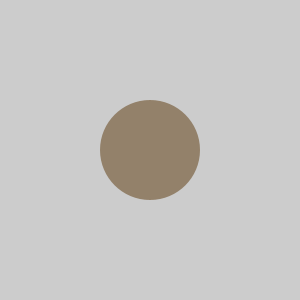
Frame 1 (no input)
Frame 60 (the mouse pressed at the canvas centre just before this capture): identical to frame 1, image omitted
Frame 120 (the mouse held since frame 60 and released just before this capture): identical to frame 1, image omitted

The Processing sketch that drew this single still picture (run headless with seeded random() and noise(); from frame 60 on, the mouse is pressed at the canvas centre):

// Processing sketch: processing_109103
// ── processing_109103.pde

void setup()
{
  size(300, 300);
  stroke(255, 0, 0);
  fill(90, 53, 8, 128);
  noStroke();
  ellipse(150, 150, 100, 100);
}

void draw()
{

}
